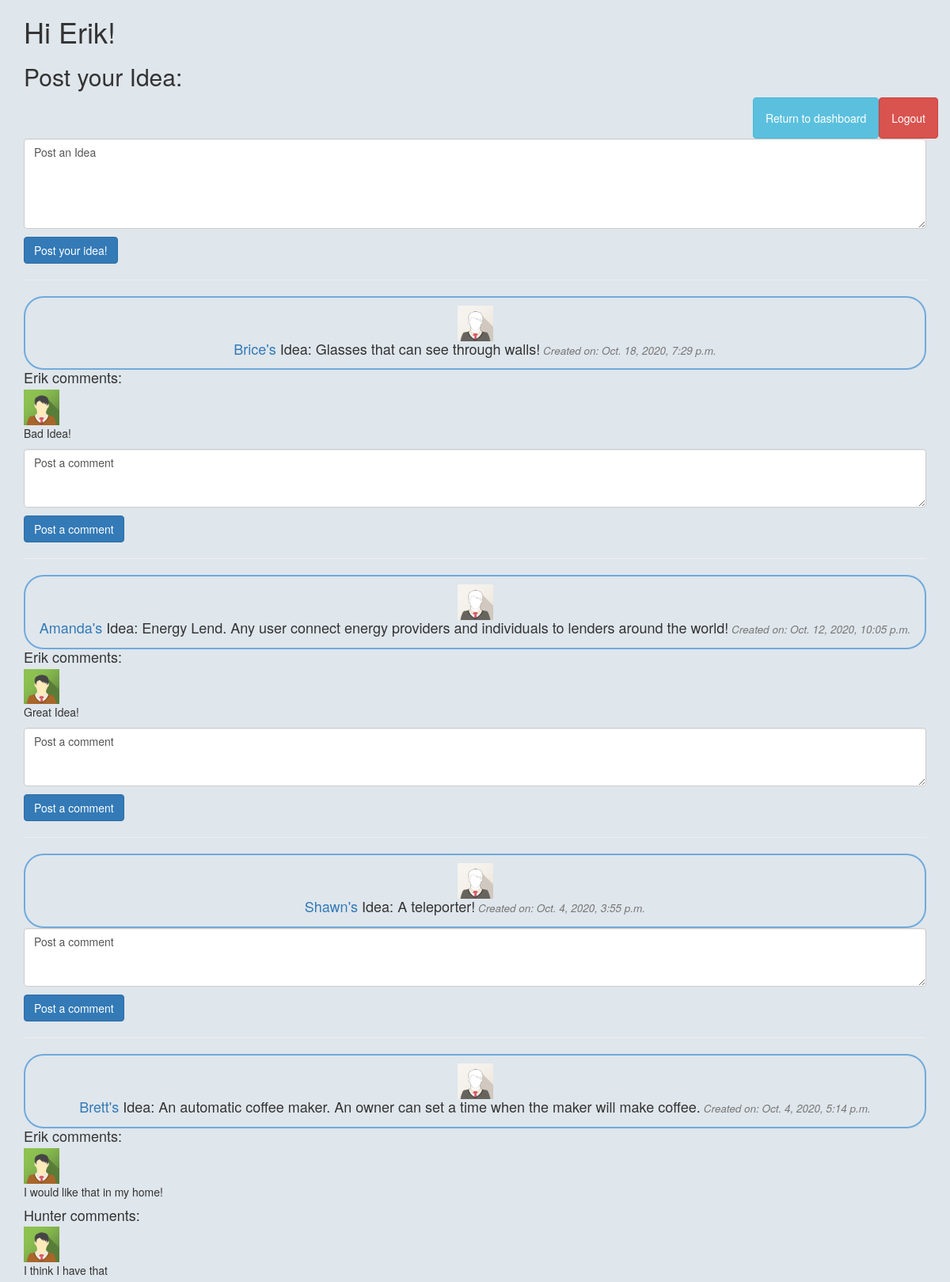
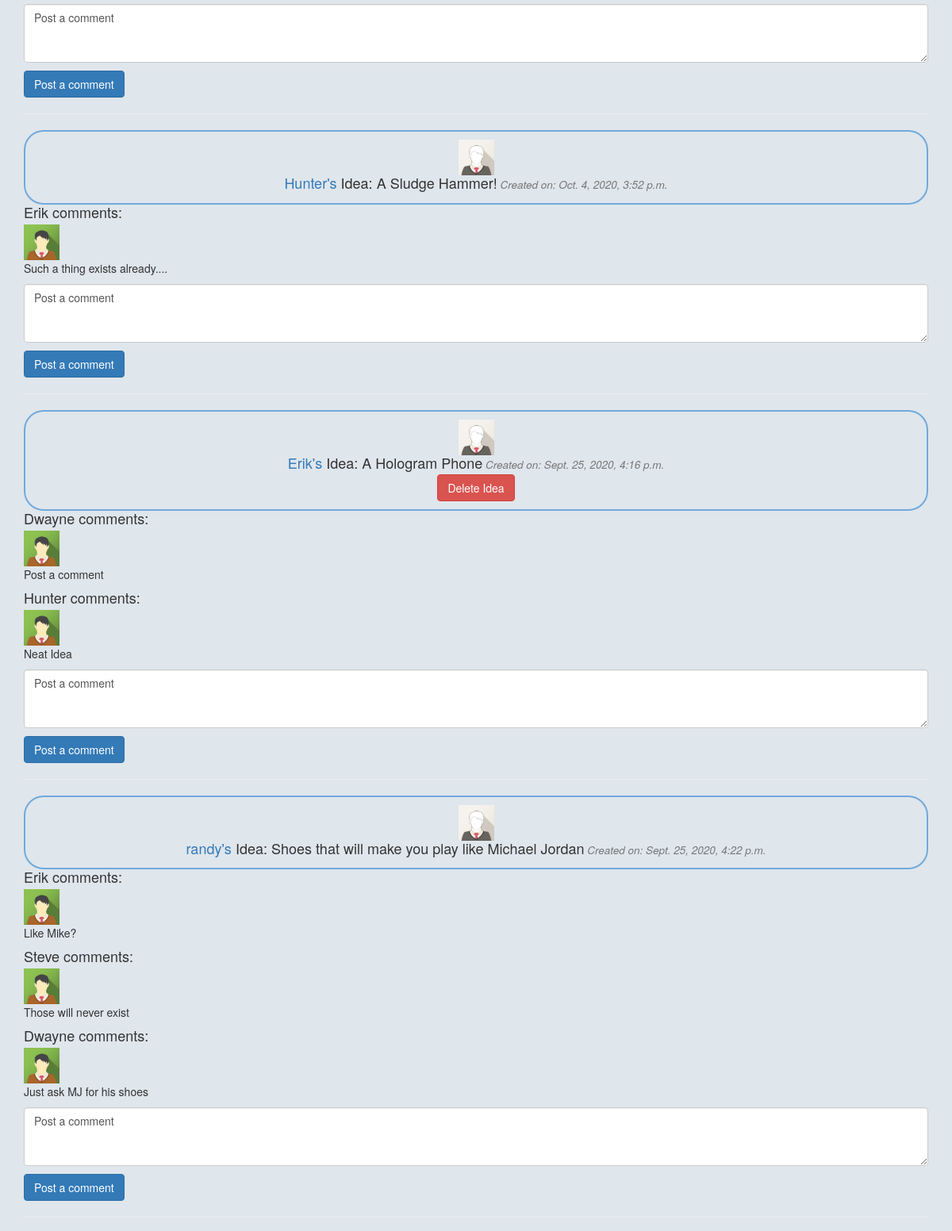
Screenshot of /ideas (signed in, upper part) with the database file from the repository (2 pictures, top to bottom).
### app_one/models.py (models this page shows)
class User(models.Model):
    first_name = models.CharField(max_length=255)
    last_name = models.CharField(max_length=255)
    email = models.CharField(max_length=255)
    password = models.CharField(max_length=60)
    user_level = models.IntegerField()
    created_at = models.DateTimeField(auto_now_add=True)
    updated_at = models.DateTimeField(auto_now=True)
    objects = UserManager()

class Idea(models.Model):
    idea = models.TextField()
    user = models.ForeignKey(User, related_name='ideas', on_delete=models.CASCADE)
    created_at = models.DateTimeField(auto_now_add=True)
    updated_at = models.DateTimeField(auto_now=True)

class Comment(models.Model):
    comment = models.CharField(max_length=255)
    poster = models.ForeignKey(User, related_name='comments', on_delete=models.CASCADE)
    wall_idea = models.ForeignKey(Idea, related_name='post_comments', on_delete=models.CASCADE)

### app_one/views.py (the view)
# urls.py: path('ideas', views.ideas_page),
def ideas_page(request):
    context = {
        'user': User.objects.get(id=request.session['user_id']),
        'all_users': User.objects.all(),
        'all_ideas': Idea.objects.all().order_by('-created_at'),
        'all_comments': Comment.objects.all()
    }
    return render(request, 'ideas_page.html', context)

### app_one/templates/ideas_page.html (shortened to what this page needs)
<!DOCTYPE html>
<html lang="en">
<head>
    <link rel="stylesheet" href="https://maxcdn.bootstrapcdn.com/bootstrap/3.4.1/css/bootstrap.min.css">
    {% load static %}
    <link rel="stylesheet" href="{% static 'css/ideas_page.css' %}">
</head>
<body>
    <div class="container">
        <h1>Hi {{ user.first_name }}!</h1>
        <h2>Post your Idea:</h2>
        <ul class="nav navbar-nav navbar-right">
            <li><a href="/dashboard" id="dashboard" class="btn btn-info">Return to dashboard</a></li>
            <li><a href="/logout" class="btn btn-danger">Logout</a></li>
        </ul>
        <form class="newidea" action="/post_idea" method="POST">
            <div class="form-group">
            <p><textarea name="idea" class="form-control" rows="5">Post an Idea</textarea></p>
            <p><input type="submit" class="btn btn-primary" value="Post your idea!"></p>
            </div>
        </form>
        <hr>
        <div id="idea_div" class="media-body">
            {% for idea in all_ideas %}
            <div class='idea_box'>
                <img src="{% static 'images/img_avatar1.png' %}">
                <h4 id="idea_animation" class="media-heading"><a href="/user/{{ idea.user.id }}">{{ idea.user.first_name }}'s</a> Idea: {{ idea.idea }}<small><i> Created on: {{ idea.user.created_at }}</i></small></h4>
            {% if idea.user.id == user.id %}
                <a href="/delete_idea/{{ idea.id }}" class="btn btn-danger">Delete Idea</a>
            {% endif %}
            </div>
            <div class='media-body'>
                {% for comment in all_comments %}
                    {% if idea.id == comment.wall_idea.id %}
                    <h4 class='media-heading'>{{ comment.poster.first_name }} comments:</h4>
                    <img src="{% static 'images/img_avatar2.png' %}">
                <p>{{ comment.comment }}</p>
                {% endif %}
                {% endfor %}
                <form action="/post_comment/{{ idea.id }}" method="POST">
                    <div class="form-group">
                    <p><textarea name="comment" class="form-control" rows="3" >Post a comment</textarea></p>
                    <p><input type="submit" class="btn btn-primary" value="Post a comment"></p>
                    </div>
                </form>
                <hr>
            {% endfor %}
            </div>
        </div>
    </div>
</body>
</html>

### app_one/static/css/ideas_page.css (style rules this page uses)
img { width: 45px; }
body { background-color: #dfe6ec; }
.idea_box { border: 2px solid #71aadb; padding: 10px; text-align: center; border-radius: 25px; }

### rows the page displays
User: first_name "Erik"
Idea: user.first_name "Brice", idea "Glasses that can see through walls!", user.created_at "Oct. 18, 2020, 7:29 p.m."
Comment: poster.first_name "Erik", comment "Bad Idea!"
Idea: user.first_name "Amanda", idea "Energy Lend. Any user connect energy providers and individuals to lenders around the world!", user.created_at "Oct. 12, 2020, 10:05 p.m."
Comment: poster.first_name "Erik", comment "Great Idea!"
Idea: user.first_name "Shawn", idea "A teleporter!", user.created_at "Oct. 4, 2020, 3:55 p.m."
Idea: user.first_name "Brett", idea "An automatic coffee maker. An owner can set a time when the maker will make coffee.", user.created_at "Oct. 4, 2020, 5:14 p.m."
Comment: poster.first_name "Erik", comment "I would like that in my home!"
Comment: poster.first_name "Hunter", comment "I think I have that"
Idea: user.first_name "Hunter", idea "A Sludge Hammer!", user.created_at "Oct. 4, 2020, 3:52 p.m."
Comment: poster.first_name "Erik", comment "Such a thing exists already...."
Idea: user.first_name "Erik", idea "A Hologram Phone", user.created_at "Sept. 25, 2020, 4:16 p.m."
Comment: poster.first_name "Dwayne", comment "Post a comment"
Comment: poster.first_name "Hunter", comment "Neat Idea"
Idea: user.first_name "randy", idea "Shoes that will make you play like Michael Jordan", user.created_at "Sept. 25, 2020, 4:22 p.m."
Comment: poster.first_name "Erik", comment "Like Mike?"
Comment: poster.first_name "Steve", comment "Those will never exist"
Comment: poster.first_name "Dwayne", comment "Just ask MJ for his shoes"
